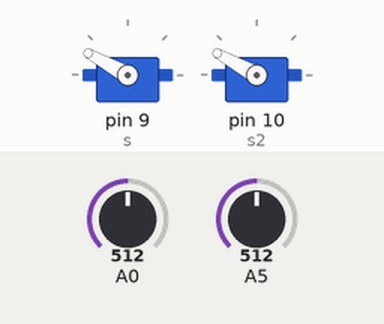
The sketch below on a simulated Arduino Uno, built with avr-gcc and run on an emulated ATmega328P. Parts: 2 × servo. Inputs (shaded band) come from the test bench; at power-on: A0 = 512, A5 = 512.

Above: at 1.2 s.
1.3 s: A0 set to 716
At 1.7 s:
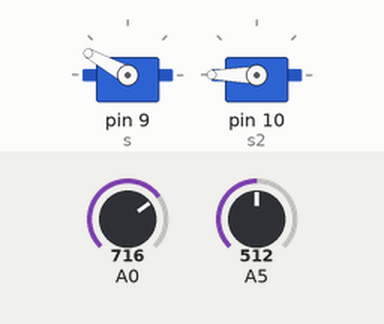
2.8 s: A5 set to 716
At 4.0 s:
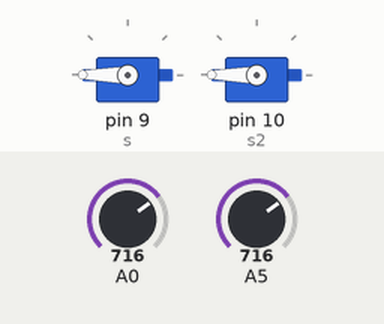
4.3 s: A0 set to 511
At 5.1 s:
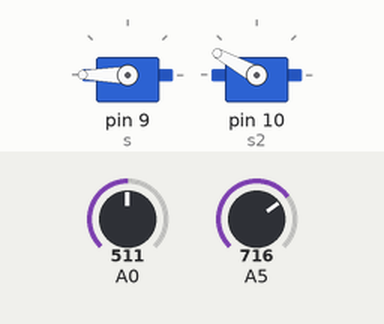
5.8 s: A5 set to 306
At 6.3 s:
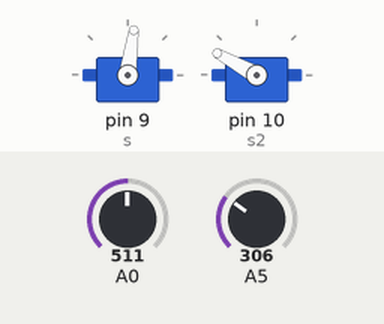
7.3 s: A5 set to 122
At 8.5 s:
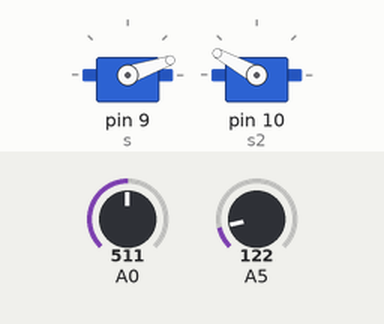
8.8 s: A0 set to 306
At 9.8 s:
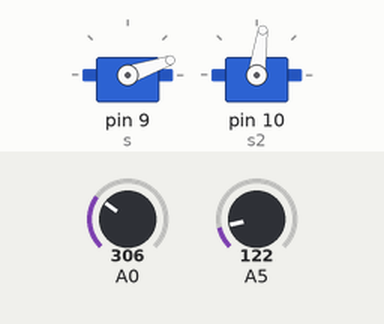
Timing chart, 0 to 11.3 s (numbered marks = the images above; inputs shaded):
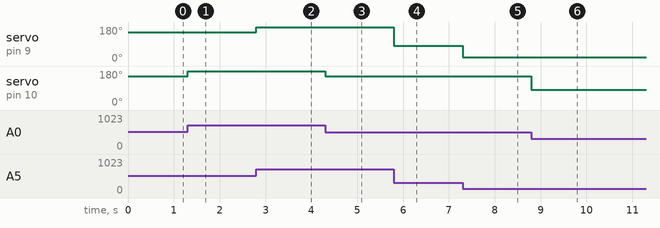

The sketch:

shadow_mimicking_manipulator.ino
```cpp
#include<Servo.h>

Servo s;
Servo s2;

void setup() {
  Serial.begin(9600);
  // put your setup code here, to run once:
  s.attach(9);
  s2.attach(10);

  pinMode(A0,INPUT);
  pinMode(A5,INPUT);

}

void loop() {
  // put your main code here, to run repeatedly:
    float val2 = analogRead(A5);
    float feed2 = 0.33898*(val2-64);
    s.write(feed2);
    float val = analogRead(A0);
    float feed = 0.33898*(val-64);
    s2.write(feed);
}
```

Measured:
- after the input at 1.3 s, servo on pin 10 (s2): 151° → 180° at once
- after the input at 2.8 s, servo on pin 9 (s): 151° → 180° at once
- after the input at 4.3 s, servo on pin 10 (s2): 180° → 151° at once
- after the input at 5.8 s, servo on pin 9 (s): 180° → 82° at once
- after the input at 7.3 s, servo on pin 9 (s): 82° → 19° at once
- after the input at 8.8 s, servo on pin 10 (s2): 151° → 82° at once
